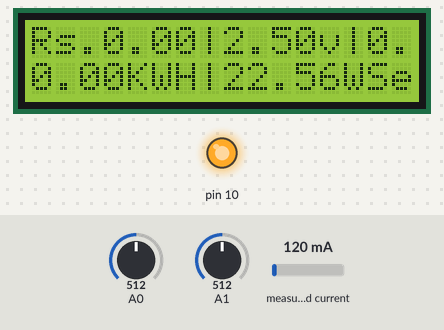
The sketch below on a simulated Arduino Uno, built with avr-gcc and run on an emulated ATmega328P. On the bench: 16×2 character LCD, output pins drawn as LEDs (lit = HIGH). The test bench sets the inputs (shaded band); at power-on: measured current 120 mA, A0 = 512, A1 = 512. No radio packets arrive unless stated.

Above: at 1.2 s.
1.3 s: measured current set to 40 mA
At 2.5 s:
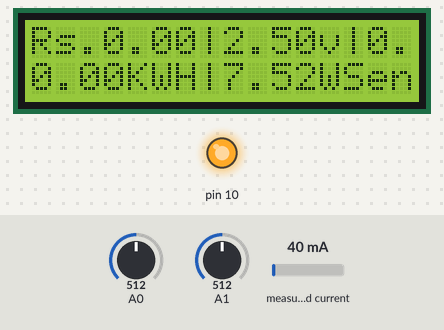
2.8 s: A0 set to 716
At 3.3 s:
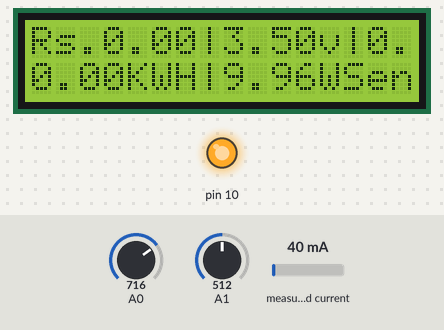
4.3 s: measured current set to 500 mA
At 5.4 s:
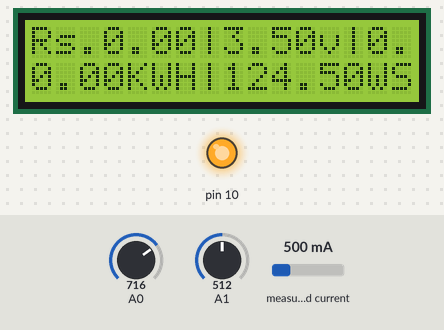
5.8 s: A0 set to 900
At 6.2 s:
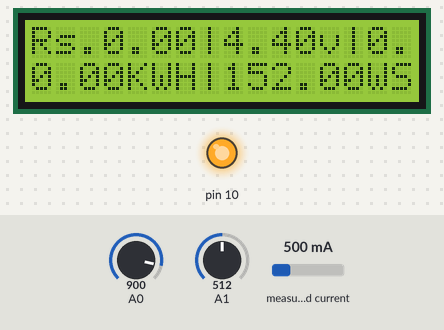
7.3 s: measured current set to 1000 mA
At 8.3 s:
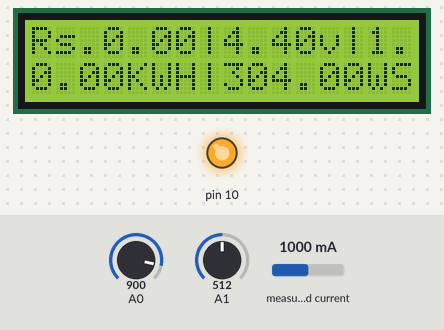
8.8 s: A0 set to 1023
At 9.2 s:
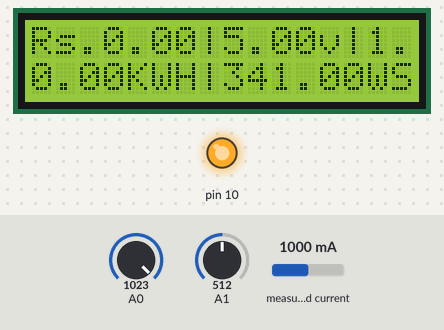
Timing chart, 0 to 11.8 s (numbered marks = the images above; inputs shaded):
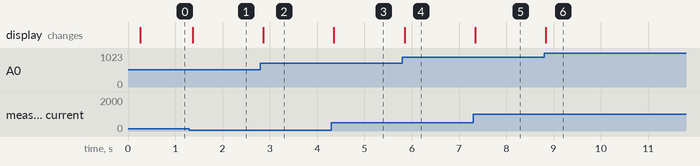

The sketch:

emergy_monitor_display02032017.ino
```cpp
#include <EEPROM.h>
#include "EmonLib.h"
#include <LiquidCrystal.h>
#include <SPI.h>
#include <RF24Network.h>
#include <RF24Network_config.h>
#include <Sync.h>
#include <nRF24L01.h>
#include <RF24.h>
#include <RF24_config.h>

LiquidCrystal lcd(9, 8, 7,6,5,4);

EnergyMonitor emon1;
int i=0,saveaddress=50,costaddress;
double start,t,cons,lastupdate,lastsave;
char res[200];
float cost;
RF24 radio(2,3);

// Network uses that radio
RF24Network network(radio);

// Address of our node
const uint16_t this_node = 1;

// Address of the other node
const uint16_t other_node = 0;
 struct packet{
  bool billpaid;
  float costperunit;
 };
packet p;

// Structure of our payload
struct payload_t
{
  float kwh;
  int rno;
};

void setup()
{
  lcd.begin(16, 2);
  emon1.current(A1, 30);
  start=0;
  lastupdate=0;
  lastsave=0;
  costaddress=saveaddress+70;

  EEPROM.get(saveaddress, cons);
  if(isnan(cons))
  cons=0;
  EEPROM.get(costaddress, cost);
  if(isnan(cost))
  cost=5;

  SPI.begin();
  radio.begin();
  network.begin(/*channel*/ 90, /*node address*/ this_node);
  p= { false ,cost };
}

void loop()
{
  lcd.setCursor(0,0);
  double Irms =emon1.calcIrms(1480);
  int asensor=analogRead(A1);
  int sensorValue = analogRead(A0);
  double vold=0,volm=0;
  if(sensorValue!=0){
    vold=sensorValue*0.00488758553;
    volm=round((vold+0.594286)/0.016429);
  }
  float power=volm*Irms;
  t=millis()-start;
  start=millis();
  t=t/1000;
  double temp;
  temp=t*power;
  temp=temp/1000;
  temp=temp/3600;
  cons=cons+temp;
  float concost=cons*cost;
  lcd.print("Rs.");
  lcd.print(concost);
  lcd.print("|");
  lcd.print(vold);
  lcd.print("v");
  lcd.print("|");
  lcd.print(Irms);
  lcd.print("A");
  lcd.setCursor(0,1);
  lcd.print(cons);
  lcd.print("KWH|");
  lcd.print(power);
  lcd.print("W");
  if((millis()-lastsave)>300000)
  {
    EEPROM.put(saveaddress, cons);
    lastsave=millis();
  }
  network.update();
  //lcd.clear();
  lcd.print("Sending...");
  payload_t payload = { cons, this_node };
  RF24NetworkHeader header(/*to node*/ other_node);
  bool ok = network.write(header,&payload,sizeof(payload));
  //lcd.clear();
  network.update();
  while ( network.available() )
  {
    // If so, grab it and print it out
    RF24NetworkHeader header;
    payload_t payload;
    network.read(header,&p,sizeof(packet));
    if(p.billpaid==true)
    {
      cons=0;
      EEPROM.put(saveaddress,cons);
      p.billpaid=false;
    }
    if(p.costperunit!=cost)
    {
      cost=p.costperunit;
      EEPROM.put(costaddress,cost);
    }
   }

}
```

Measured:
- after the input at 1.3 s, the display: changes after 0.07 s (image 1)
- after the input at 2.8 s, the display: changes after 0.06 s (image 2)
- after the input at 4.3 s, the display: changes after 0.05 s (image 3)
- after the input at 5.8 s, the display: changes after 0.05 s (image 4)
- after the input at 7.3 s, the display: changes at once (image 5)
- after the input at 8.8 s, the display: changes at once (image 6)
